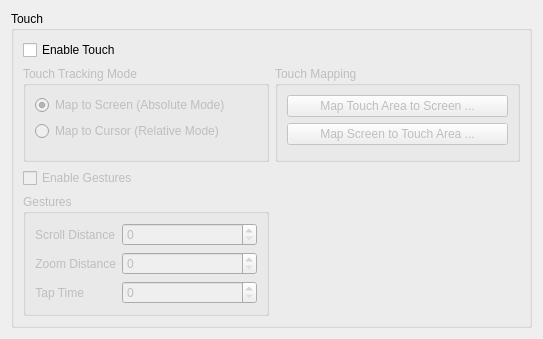
<?xml version="1.0" encoding="UTF-8"?>
<ui version="4.0">
 <class>TouchPageWidget</class>
 <widget class="QWidget" name="TouchPageWidget">
  <property name="geometry">
   <rect>
    <x>0</x>
    <y>0</y>
    <width>543</width>
    <height>335</height>
   </rect>
  </property>
  <layout class="QVBoxLayout" name="verticalLayout_9">
   <item>
    <widget class="QGroupBox" name="touchGroupBox">
     <property name="title">
      <string>Touch</string>
     </property>
     <layout class="QVBoxLayout" name="verticalLayout_3">
      <item>
       <widget class="QCheckBox" name="touchCheckBox">
        <property name="toolTip">
         <string>If enabled the tablet will emit touch events.</string>
        </property>
        <property name="text">
         <string>Enable Touch</string>
        </property>
       </widget>
      </item>
      <item>
       <layout class="QHBoxLayout" name="touchHLayout1">
        <item>
         <widget class="QGroupBox" name="trackingModeGroupBox">
          <property name="enabled">
           <bool>false</bool>
          </property>
          <property name="toolTip">
           <string>Defines how the cursor movement mode will be used.</string>
          </property>
          <property name="title">
           <string>Touch Tracking Mode</string>
          </property>
          <layout class="QVBoxLayout" name="verticalLayout_5">
           <item>
            <widget class="QRadioButton" name="trackAbsoluteRadioButton">
             <property name="sizePolicy">
              <sizepolicy hsizetype="MinimumExpanding" vsizetype="Fixed">
               <horstretch>0</horstretch>
               <verstretch>0</verstretch>
              </sizepolicy>
             </property>
             <property name="text">
              <string>Map to Screen (Absolute Mode)</string>
             </property>
             <property name="checked">
              <bool>true</bool>
             </property>
            </widget>
           </item>
           <item>
            <widget class="QRadioButton" name="trackRelativeRadioButton">
             <property name="sizePolicy">
              <sizepolicy hsizetype="Preferred" vsizetype="Fixed">
               <horstretch>0</horstretch>
               <verstretch>0</verstretch>
              </sizepolicy>
             </property>
             <property name="text">
              <string>Map to Cursor (Relative Mode)</string>
             </property>
            </widget>
           </item>
           <item>
            <spacer name="trackingFreeSpacer">
             <property name="orientation">
              <enum>Qt::Vertical</enum>
             </property>
             <property name="sizeType">
              <enum>QSizePolicy::MinimumExpanding</enum>
             </property>
             <property name="sizeHint" stdset="0">
              <size>
               <width>1</width>
               <height>5</height>
              </size>
             </property>
            </spacer>
           </item>
          </layout>
         </widget>
        </item>
        <item>
         <widget class="QGroupBox" name="touchMappingGroupBox">
          <property name="enabled">
           <bool>false</bool>
          </property>
          <property name="title">
           <string>Touch Mapping</string>
          </property>
          <layout class="QVBoxLayout" name="verticalLayout_4">
           <item>
            <widget class="QPushButton" name="touchMappingScreenButton">
             <property name="sizePolicy">
              <sizepolicy hsizetype="MinimumExpanding" vsizetype="Fixed">
               <horstretch>0</horstretch>
               <verstretch>0</verstretch>
              </sizepolicy>
             </property>
             <property name="text">
              <string>Map Touch Area to Screen ...</string>
             </property>
             <property name="icon">
              <iconset theme="video-display">
               <normaloff/>
              </iconset>
             </property>
            </widget>
           </item>
           <item>
            <widget class="QPushButton" name="touchMappingTabletButton">
             <property name="sizePolicy">
              <sizepolicy hsizetype="Preferred" vsizetype="Fixed">
               <horstretch>0</horstretch>
               <verstretch>0</verstretch>
              </sizepolicy>
             </property>
             <property name="toolTip">
              <string>Allows to specify the tabletarea for different screen selections in absolute cursor mode.</string>
             </property>
             <property name="text">
              <string>Map Screen to Touch Area ...</string>
             </property>
             <property name="icon">
              <iconset theme="input-tablet">
               <normaloff/>
              </iconset>
             </property>
            </widget>
           </item>
           <item>
            <spacer name="touchMappingFreeSpacer">
             <property name="orientation">
              <enum>Qt::Vertical</enum>
             </property>
             <property name="sizeType">
              <enum>QSizePolicy::MinimumExpanding</enum>
             </property>
             <property name="sizeHint" stdset="0">
              <size>
               <width>1</width>
               <height>5</height>
              </size>
             </property>
            </spacer>
           </item>
          </layout>
         </widget>
        </item>
       </layout>
      </item>
      <item>
       <widget class="QCheckBox" name="gesturesCheckBox">
        <property name="enabled">
         <bool>false</bool>
        </property>
        <property name="toolTip">
         <string>If enabled the touch events can recognize gestures.</string>
        </property>
        <property name="text">
         <string>Enable Gestures</string>
        </property>
       </widget>
      </item>
      <item>
       <layout class="QHBoxLayout" name="touchHLayout2">
        <item>
         <widget class="QGroupBox" name="gesturesGroupBox">
          <property name="enabled">
           <bool>false</bool>
          </property>
          <property name="title">
           <string>Gestures</string>
          </property>
          <layout class="QFormLayout" name="formLayout">
           <item row="0" column="0">
            <widget class="QLabel" name="scrollDistanceLabel">
             <property name="sizePolicy">
              <sizepolicy hsizetype="Minimum" vsizetype="Preferred">
               <horstretch>0</horstretch>
               <verstretch>0</verstretch>
              </sizepolicy>
             </property>
             <property name="toolTip">
              <string>Minimum motion before sending a scroll gesture.</string>
             </property>
             <property name="text">
              <string>Scroll Distance</string>
             </property>
             <property name="alignment">
              <set>Qt::AlignRight|Qt::AlignTrailing|Qt::AlignVCenter</set>
             </property>
            </widget>
           </item>
           <item row="0" column="1">
            <widget class="QSpinBox" name="scrollDistanceSpinBox">
             <property name="sizePolicy">
              <sizepolicy hsizetype="Preferred" vsizetype="Fixed">
               <horstretch>0</horstretch>
               <verstretch>0</verstretch>
              </sizepolicy>
             </property>
             <property name="maximum">
              <number>1000</number>
             </property>
             <property name="singleStep">
              <number>10</number>
             </property>
            </widget>
           </item>
           <item row="1" column="0">
            <widget class="QLabel" name="zoomDistanceLabel">
             <property name="sizePolicy">
              <sizepolicy hsizetype="Minimum" vsizetype="Preferred">
               <horstretch>0</horstretch>
               <verstretch>0</verstretch>
              </sizepolicy>
             </property>
             <property name="toolTip">
              <string>Minimum distance for a zoom gesture is recognized.</string>
             </property>
             <property name="text">
              <string>Zoom Distance</string>
             </property>
             <property name="alignment">
              <set>Qt::AlignRight|Qt::AlignTrailing|Qt::AlignVCenter</set>
             </property>
            </widget>
           </item>
           <item row="1" column="1">
            <widget class="QSpinBox" name="zoomDistanceSpinBox">
             <property name="sizePolicy">
              <sizepolicy hsizetype="Minimum" vsizetype="Fixed">
               <horstretch>0</horstretch>
               <verstretch>0</verstretch>
              </sizepolicy>
             </property>
             <property name="maximum">
              <number>1000</number>
             </property>
             <property name="singleStep">
              <number>10</number>
             </property>
            </widget>
           </item>
           <item row="2" column="0">
            <widget class="QLabel" name="tapTimeLabel">
             <property name="sizePolicy">
              <sizepolicy hsizetype="Minimum" vsizetype="Preferred">
               <horstretch>0</horstretch>
               <verstretch>0</verstretch>
              </sizepolicy>
             </property>
             <property name="toolTip">
              <string>Minimum time between taps for a right click.</string>
             </property>
             <property name="text">
              <string>Tap Time</string>
             </property>
             <property name="alignment">
              <set>Qt::AlignRight|Qt::AlignTrailing|Qt::AlignVCenter</set>
             </property>
            </widget>
           </item>
           <item row="2" column="1">
            <widget class="QSpinBox" name="tapTimeSpinBox">
             <property name="maximum">
              <number>1000</number>
             </property>
             <property name="singleStep">
              <number>10</number>
             </property>
            </widget>
           </item>
          </layout>
         </widget>
        </item>
        <item>
         <widget class="QWidget" name="dummyWidget" native="true"/>
        </item>
       </layout>
      </item>
     </layout>
    </widget>
   </item>
   <item>
    <spacer name="verticalFreeSpacer">
     <property name="orientation">
      <enum>Qt::Vertical</enum>
     </property>
     <property name="sizeType">
      <enum>QSizePolicy::Expanding</enum>
     </property>
     <property name="sizeHint" stdset="0">
      <size>
       <width>1</width>
       <height>1</height>
      </size>
     </property>
    </spacer>
   </item>
  </layout>
 </widget>
 <resources/>
 <connections>
  <connection>
   <sender>touchCheckBox</sender>
   <signal>stateChanged(int)</signal>
   <receiver>TouchPageWidget</receiver>
   <slot>onTouchModeChanged(int)</slot>
   <hints>
    <hint type="sourcelabel">
     <x>203</x>
     <y>194</y>
    </hint>
    <hint type="destinationlabel">
     <x>203</x>
     <y>231</y>
    </hint>
   </hints>
  </connection>
  <connection>
   <sender>trackAbsoluteRadioButton</sender>
   <signal>toggled(bool)</signal>
   <receiver>TouchPageWidget</receiver>
   <slot>onTrackingModeAbsolute(bool)</slot>
   <hints>
    <hint type="sourcelabel">
     <x>109</x>
     <y>247</y>
    </hint>
    <hint type="destinationlabel">
     <x>203</x>
     <y>231</y>
    </hint>
   </hints>
  </connection>
  <connection>
   <sender>trackRelativeRadioButton</sender>
   <signal>toggled(bool)</signal>
   <receiver>TouchPageWidget</receiver>
   <slot>onTrackingModeRelative(bool)</slot>
   <hints>
    <hint type="sourcelabel">
     <x>109</x>
     <y>272</y>
    </hint>
    <hint type="destinationlabel">
     <x>203</x>
     <y>231</y>
    </hint>
   </hints>
  </connection>
  <connection>
   <sender>touchMappingScreenButton</sender>
   <signal>clicked()</signal>
   <receiver>TouchPageWidget</receiver>
   <slot>onScreenMappingClicked()</slot>
   <hints>
    <hint type="sourcelabel">
     <x>302</x>
     <y>249</y>
    </hint>
    <hint type="destinationlabel">
     <x>203</x>
     <y>231</y>
    </hint>
   </hints>
  </connection>
  <connection>
   <sender>touchMappingTabletButton</sender>
   <signal>clicked()</signal>
   <receiver>TouchPageWidget</receiver>
   <slot>onTabletMappingClicked()</slot>
   <hints>
    <hint type="sourcelabel">
     <x>302</x>
     <y>278</y>
    </hint>
    <hint type="destinationlabel">
     <x>203</x>
     <y>231</y>
    </hint>
   </hints>
  </connection>
  <connection>
   <sender>scrollDistanceSpinBox</sender>
   <signal>valueChanged(int)</signal>
   <receiver>TouchPageWidget</receiver>
   <slot>onProfileChanged()</slot>
   <hints>
    <hint type="sourcelabel">
     <x>120</x>
     <y>375</y>
    </hint>
    <hint type="destinationlabel">
     <x>203</x>
     <y>231</y>
    </hint>
   </hints>
  </connection>
  <connection>
   <sender>zoomDistanceSpinBox</sender>
   <signal>valueChanged(int)</signal>
   <receiver>TouchPageWidget</receiver>
   <slot>onProfileChanged()</slot>
   <hints>
    <hint type="sourcelabel">
     <x>120</x>
     <y>401</y>
    </hint>
    <hint type="destinationlabel">
     <x>203</x>
     <y>231</y>
    </hint>
   </hints>
  </connection>
  <connection>
   <sender>tapTimeSpinBox</sender>
   <signal>valueChanged(int)</signal>
   <receiver>TouchPageWidget</receiver>
   <slot>onProfileChanged()</slot>
   <hints>
    <hint type="sourcelabel">
     <x>120</x>
     <y>427</y>
    </hint>
    <hint type="destinationlabel">
     <x>203</x>
     <y>231</y>
    </hint>
   </hints>
  </connection>
  <connection>
   <sender>gesturesCheckBox</sender>
   <signal>stateChanged(int)</signal>
   <receiver>TouchPageWidget</receiver>
   <slot>onGesturesModeChanged(int)</slot>
   <hints>
    <hint type="sourcelabel">
     <x>203</x>
     <y>322</y>
    </hint>
    <hint type="destinationlabel">
     <x>203</x>
     <y>231</y>
    </hint>
   </hints>
  </connection>
 </connections>
 <slots>
  <slot>onTouchModeChanged(int)</slot>
  <slot>onGesturesModeChanged(int)</slot>
  <slot>onProfileChanged()</slot>
  <slot>onScreenMappingClicked()</slot>
  <slot>onTabletMappingClicked()</slot>
  <slot>onTrackingModeAbsolute(bool)</slot>
  <slot>onTrackingModeRelative(bool)</slot>
 </slots>
</ui>
